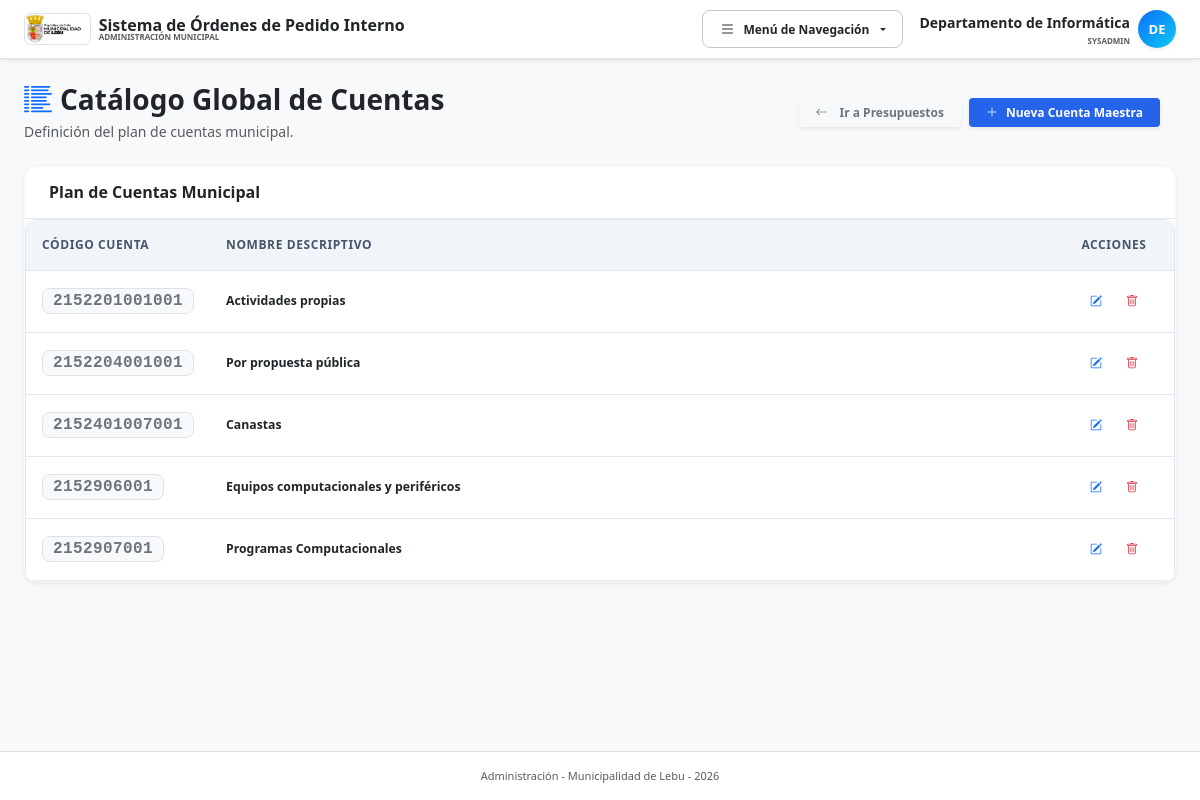
Screenshot of /mantenedor_cuentas.php (signed in) with the database file from the repository.
### tables this page shows
CREATE TABLE `cuentas_maestras` (
  `id` int NOT NULL AUTO_INCREMENT,
  `codigo` varchar(50) NOT NULL,
  `nombre` varchar(150) NOT NULL,
  `presupuesto_global_total` decimal(15,2) DEFAULT '0.00',
  `activo` tinyint(1) DEFAULT '1',
  PRIMARY KEY (`id`)
);

### mantenedor_cuentas.php (the view, shortened to what this page needs)
<?php
require_once __DIR__ . '/config.php';
$cuentas = $pdo->query("SELECT * FROM cuentas_maestras ORDER BY codigo ASC")->fetchAll();
?><!DOCTYPE html>
<html lang="es">
<head>
    <?php
    include __DIR__ . '/head.php';
    ?>
</head>
<body class="bg-light text-slate-800 font-sans d-flex flex-column min-vh-100">
    <?php include __DIR__ . '/nav.php'; ?>
    <div class="container mt-4 px-3 px-md-4">
        <div class="row align-items-center mb-4 g-3">
            <div class="col-12 col-md">
                <h1 class="h3 fw-bold text-dark mb-1 d-flex align-items-center gap-2">
                    <i class="bi bi-list-columns-reverse text-primary"></i>
                    Catálogo Global de Cuentas
                </h1>
                <p class="text-muted small mb-0">Definición del plan de cuentas municipal.</p>
            </div>
            <div class="col-12 col-md-auto text-start text-md-end">
                <div class="d-flex gap-2">
                    <a href="centros_de_costo.php" class="btn btn-outline-secondary btn-sm px-3 shadow-sm">
                        <i class="bi bi-arrow-left me-1"></i> Ir a Presupuestos
                    </a>
                    <button onclick="abrirModal()" class="btn btn-primary btn-sm fw-bold px-3 shadow-sm d-flex align-items-center gap-1.5">
                        <i class="bi bi-plus-lg"></i> Nueva Cuenta Maestra
                    </button>
                </div>
            </div>
        </div>
        <div class="card shadow-sm border-light">
            <div class="card-header bg-white py-3">
                <h6 class="fw-bold mb-0 text-dark">Plan de Cuentas Municipal</h6>
            </div>
            <div class="table-responsive rounded-bottom">
                <table class="table table-hover align-middle mb-0">
                    <thead class="table-light text-uppercase small" style="font-size: 10px;">
                        <tr>
                            <th class="p-3" style="width: 180px;">Código Cuenta</th>
                            <th class="p-3">Nombre Descriptivo</th>
                            <th class="p-3 text-center" style="width: 120px;">Acciones</th>
                        </tr>
                    </thead>
                    <tbody class="divide-y divide-gray-100 bg-white">
                        <?php foreach($cuentas as $c): ?>
                        <tr>
                            <td class="p-3">
                                <span class="badge bg-light text-secondary font-monospace border px-2.5 py-1.5 fs-6">
                                    <?= htmlspecialchars($c['codigo']) ?>
                                </span>
                            </td>
                            <td class="p-3 fw-semibold text-dark small">
                                <?= htmlspecialchars($c['nombre']) ?>
                            </td>
                            <td class="p-3 text-center">
                                <div class="d-flex align-items-center justify-content-center gap-1.5">
                                    <button onclick='abrirModal(<?= json_encode($c) ?>)' class="btn btn-outline-primary btn-sm px-2" title="Editar">
                                        <i class="bi bi-pencil-square"></i>
                                    </button>
                                    <form method="POST" onsubmit="return confirm('¿Está seguro de eliminar esta cuenta del catálogo? Si ya ha sido asignada a algún centro de costo, la operación fallará.')" class="d-inline mb-0">
                                        <button type="submit" class="btn btn-outline-danger btn-sm px-2" title="Eliminar">
                                            <i class="bi bi-trash"></i>
                                        </button>
                                    </form>
                                </div>
                            </td>
                        </tr>
                        <?php endforeach; ?>
                    </tbody>
                </table>
            </div>
        </div>
    </div>
<?php include __DIR__ . '/footer.php'; ?>
</body>
</html>

### rows the page displays
cuentas_maestras: codigo "2152201001001", nombre "Actividades propias"
cuentas_maestras: codigo "2152204001001", nombre "Por propuesta pública"
cuentas_maestras: codigo "2152401007001", nombre "Canastas"
cuentas_maestras: codigo "2152906001", nombre "Equipos computacionales y periféricos"
cuentas_maestras: codigo "2152907001", nombre "Programas Computacionales"

### other values shown
$user_name "Departamento de Informática"
$rol === 'SYSADMIN' ? 'SYSADMIN' : $rol "SYSADMIN"
substr($user_name, 0, 2) "DE"
